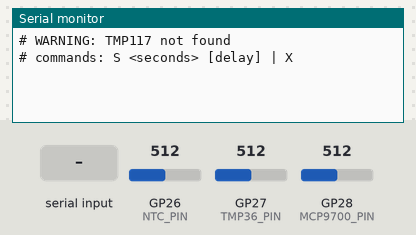
Recording of a sketch running on a simulated Raspberry Pi Pico. Shown: the last lines printed to the serial monitor. Wiring (inferred from the names in the program): TMP102 temperature sensor at I2C address 0x48. Inputs (shaded band) come from the test bench; at power-on: GP26 (NTC_PIN) = 512, GP27 (TMP36_PIN) = 512, GP28 (MCP9700_PIN) = 512 (analog values on the 0–1023 scale).

Above: at 1.2 s.
1.3 s: "90 45 200\n" received over Serial
At 2.2 s:
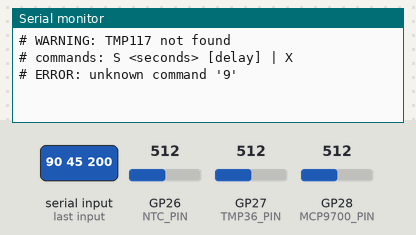
2.8 s: "X90\n" received over Serial
At 3.3 s:
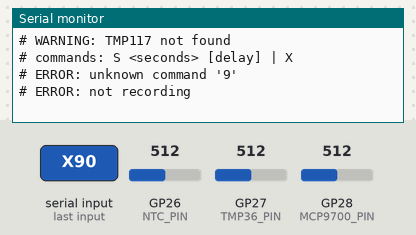
4.3 s: "S90\n" received over Serial
At 5.5 s:
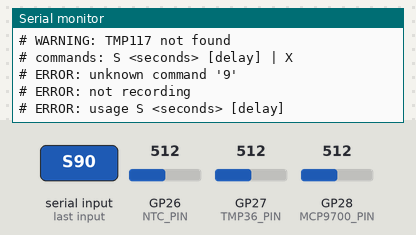
5.8 s: "S 45\n" received over Serial
At 6.6 s:
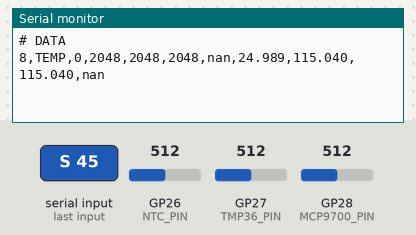
7.3 s: "X 45\n" received over Serial
At 7.9 s:
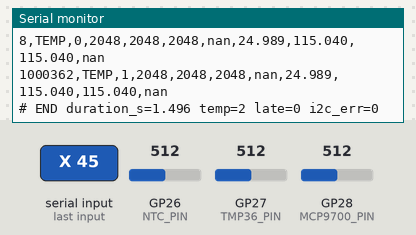

Measured:
- after the input at 1.3 s, the serial monitor: prints a new line at once (image 1)
- after the input at 2.8 s, the serial monitor: prints a new line at once (image 2)
- after the input at 4.3 s, the serial monitor: prints a new line at once (image 3)
- after the input at 5.8 s, the serial monitor: prints a new line at once (image 4)
- after the input at 7.3 s, the serial monitor: prints a new line at once (image 5)

The sketch:

temp_logger.ino
```cpp
/**
 * temp_logger.ino
 *
 * Serial command-driven logger for an RP2350 connected to four temperature
 * sensors: NTC thermistor, TMP36, MCP9700A, and TMP117 (reference). Logs raw
 * readings and converted temperatures so we can calibrate and fit
 * inverse-variance weights in Python.
 * Written for the earlephilhower Pico core (required for time_us_64()).
 *
 * Wiring:
 *  NTC      -> NTC_PIN (3.3V -> 10k fixed -> pin -> NTC -> GND)
 *  TMP36    -> TMP36_PIN (Vout), powered from 3.3V
 *  MCP9700A -> MCP9700_PIN (Vout), powered from 3.3V
 *  TMP117   -> STEMMA QT (I2C, default address 0x48)
 *
 * Protocol:
 *  S <seconds> [delay]  Start recording. seconds = 0 runs until stopped.
 *                       Optional delay (seconds) waits before recording
 *                       starts, e.g. to let the block settle after handling.
 *  X                    Stop the current recording
 *
 * Output:
 *  "# ..." are metadata
 *  Each recording starts with "# BEGIN" and ends with "# END"
 *  "# CFG key=value" lines record settings (no colons, so they are not
 *  mistaken for column specs)
 *  Raw analog values are 12-bit ADC counts; tmp117_raw is the signed 16-bit
 *  register value (7.8125 mC per count). "nan" means a failed reading.
 *
 * Note: the TMP117 is read directly over I2C rather than through the
 * Adafruit library, so reads never block waiting for a conversion. In its
 * default mode it converts once per second (8 averages), so each row holds
 * the most recent conversion, up to ~1 s old.
 */

#include <Wire.h>

/******************************************************************************
 * Settings
 */

#define UART_CLOCK_HZ       500000
#define SAMPLE_INTERVAL_US  1000000  // 1 Hz
#define MAX_CMD_LEN         80

// Pins
#define NTC_PIN             A0
#define TMP36_PIN           A1
#define MCP9700_PIN         A2

// ADC
#define ADC_BITS            12
#define ADC_MAX             4095.0f
#define VREF                3.3f

// NTC (Vishay NTCLE100E3103HT1)
#define NTC_R_FIXED         10000.0f  // Fixed resistor (top of divider)
#define NTC_R_NOMINAL       10000.0f  // NTC resistance at nominal temp
#define NTC_T_NOMINAL_C     25.0f
#define NTC_BETA            3977.0f   // B25/85 from datasheet

// TMP36 and MCP9700A share this transfer function
#define LIN_OFFSET_V        0.5f      // Output at 0 C
#define LIN_SLOPE_V_PER_C   0.01f     // 10 mV/C

// TMP117
#define TMP117_ADDR         0x48
#define TMP117_REG_TEMP     0x00
#define TMP117_REG_ID       0x0F
#define TMP117_LSB_C        0.0078125f
#define TMP117_STARTUP_MS   2000      // Don't record until first conversions

/******************************************************************************
 * Structs and enums
 */

// Simple state machine to determine what the logger is doing
typedef enum {
  ST_IDLE,      // Waiting for a command
  ST_WAITING,   // Waiting for the start delay and TMP117 start-up
  ST_RECORDING  // Recording data
} State;

/******************************************************************************
 * Globals
 */

State state = ST_IDLE;
bool tmp117_ok = false;
uint64_t record_start_us = 0;
uint64_t next_sample_us = 0;
uint32_t req_sec = 0;
uint32_t req_delay_ms = 0;
uint32_t wait_start_ms = 0;
uint32_t seq_count = 0;
uint32_t late_count = 0;
uint32_t i2c_err_count = 0;
char cmd_buf[MAX_CMD_LEN + 1];
uint8_t cmd_len = 0;

/******************************************************************************
 * Functions
 */

// Read a 16-bit big-endian TMP117 register. Returns false on I2C failure.
bool tmp117ReadReg(uint8_t reg, uint16_t* val) {
  Wire.beginTransmission(TMP117_ADDR);
  Wire.write(reg);
  if (Wire.endTransmission(false) != 0) {
    return false;
  }
  if (Wire.requestFrom(TMP117_ADDR, 2) != 2) {
    return false;
  }
  uint8_t hi = Wire.read();
  uint8_t lo = Wire.read();
  *val = ((uint16_t)hi << 8) | lo;
  return true;
}

// Check that a TMP117 is present (device ID low 12 bits = 0x117)
bool tmp117Probe() {
  uint16_t id;
  return tmp117ReadReg(TMP117_REG_ID, &id) && (id & 0x0FFF) == 0x0117;
}

// Convert NTC divider ADC counts to deg C (beta equation)
float ntcToC(int adc) {
  if (adc <= 0 || adc >= (int)ADC_MAX) {
    return NAN;  // Open or shorted
  }
  // NTC is the bottom leg, so R_ntc = R_fixed * adc / (max - adc).
  // Ratiometric: supply voltage cancels out.
  float r_ntc = NTC_R_FIXED * adc / (ADC_MAX - adc);
  float inv_t = 1.0f / (NTC_T_NOMINAL_C + 273.15f) +
                logf(r_ntc / NTC_R_NOMINAL) / NTC_BETA;
  return 1.0f / inv_t - 273.15f;
}

// Convert linear sensor (TMP36, MCP9700A) ADC counts to deg C
float linToC(int adc) {
  float v = adc * VREF / ADC_MAX;
  return (v - LIN_OFFSET_V) / LIN_SLOPE_V_PER_C;
}

// Print header with settings and columns
void printHeader() {
  Serial.println("# BEGIN");
  Serial.printf("# CFG uptime_s=%.1f\n", millis() * 1e-3);
  Serial.printf("# CFG sample_interval_us=%d\n", SAMPLE_INTERVAL_US);
  Serial.printf("# CFG start_delay_s=%.1f\n", req_delay_ms * 1e-3);
  Serial.printf("# CFG adc_bits=%d\n", ADC_BITS);
  Serial.printf("# CFG vref=%.3f\n", VREF);
  Serial.printf("# CFG ntc_r_fixed=%.1f\n", NTC_R_FIXED);
  Serial.printf("# CFG ntc_r_nominal=%.1f\n", NTC_R_NOMINAL);
  Serial.printf("# CFG ntc_t_nominal_c=%.2f\n", NTC_T_NOMINAL_C);
  Serial.printf("# CFG ntc_beta=%.1f\n", NTC_BETA);
  Serial.printf("# CFG lin_offset_v=%.3f\n", LIN_OFFSET_V);
  Serial.printf("# CFG lin_slope_v_per_c=%.4f\n", LIN_SLOPE_V_PER_C);
  Serial.printf("# CFG tmp117_lsb_c=%.7f\n", TMP117_LSB_C);
  Serial.printf("# CFG tmp117_mode=default_1s_8avg\n");
  Serial.printf("# CFG tmp117_ok=%d\n", tmp117_ok ? 1 : 0);
  Serial.println("# TEMP: t_us,tag,seq,ntc_raw,tmp36_raw,mcp9700_raw,"
                 "tmp117_raw,ntc_c,tmp36_c,mcp9700_c,tmp117_c");
  Serial.println("# DATA");
}

// Wait for the start delay and TMP117 start-up before recording
void startWaiting() {
  // Re-check the TMP117 in case it was plugged in after boot
  if (!tmp117_ok) {
    tmp117_ok = tmp117Probe();
    if (!tmp117_ok) {
      Serial.println("# WARNING: TMP117 not found, logging nan");
    }
  }

  wait_start_ms = millis();
  state = ST_WAITING;
  if (req_delay_ms > 0) {
    Serial.printf("# waiting %.1f s start delay\n", req_delay_ms * 1e-3);
  }
}

// Start recording data
void startRecording() {
  seq_count = 0;
  late_count = 0;
  i2c_err_count = 0;
  printHeader();
  record_start_us = time_us_64();
  next_sample_us = record_start_us;
  state = ST_RECORDING;
}

// Stop recording data
void stopRecording() {
  uint64_t elapsed_us = time_us_64() - record_start_us;
  state = ST_IDLE;
  Serial.printf("# END duration_s=%.3f temp=%lu late=%lu i2c_err=%lu\n",
                elapsed_us * 1e-6,
                (unsigned long)seq_count,
                (unsigned long)late_count,
                (unsigned long)i2c_err_count);
}

// Parse serial command and perform action
void handleCommand(char* s) {

  // Remove whitespace
  while (*s == ' ') {
    s++;
  }

  // If string is empty, return early
  if (*s == '\0') {
    return;
  }

  // Get first character
  char c = *s;

  // Stop recording
  if (c == 'X' || c == 'x') {
    switch (state) {
      case ST_IDLE:
        Serial.println("# ERROR: not recording");
        break;
      case ST_WAITING:
        state = ST_IDLE;
        Serial.println("# ERROR: stopped while waiting, no data recorded");
        break;
      default:
        stopRecording();
        break;
    }
    return;
  }

  // Parse the recording command and start waiting
  if (c == 'S' || c == 's') {
    // Throw an error if we're already recording
    if (state != ST_IDLE) {
      Serial.println("# ERROR: already recording, send X first");
      return;
    }

    // Discard the "S" and get the duration and optional start delay
    strtok(s, " ");
    char* tok_sec = strtok(NULL, " ");
    char* tok_delay = strtok(NULL, " ");

    // Notify user if wrong syntax
    if (!tok_sec) {
      Serial.println("# ERROR: usage S <seconds> [delay]");
      return;
    }

    // Set length of time to log
    long sec = atol(tok_sec);
    if (sec < 0) {
      Serial.println("# ERROR: seconds must be >= 0");
      return;
    }

    // Set optional start delay
    long delay_s = tok_delay ? atol(tok_delay) : 0;
    if (delay_s < 0) {
      Serial.println("# ERROR: delay must be >= 0");
      return;
    }

    req_sec = (uint32_t)sec;
    req_delay_ms = (uint32_t)delay_s * 1000UL;

    startWaiting();
    return;
  }

  Serial.printf("# ERROR: unknown command '%c'\n", c);
}

// Fill command buffer with serial data, parse command if newline spotted
void readSerialCommand() {
  while (Serial.available()) {
    char c = Serial.read();
    if (c == '\n' || c == '\r') {
      if (cmd_len > 0) {
        cmd_buf[cmd_len] = '\0';
        handleCommand(cmd_buf);
        cmd_len = 0;
      }
    } else if (cmd_len < MAX_CMD_LEN) {
      cmd_buf[cmd_len++] = c;
    }
  }
}

// Start recording once the start delay has passed and the TMP117 is ready
void serviceWaiting() {
  // Do nothing if not waiting
  if (state != ST_WAITING) {
    return;
  }

  bool delay_ready = millis() - wait_start_ms >= req_delay_ms;
  bool tmp117_ready = millis() >= TMP117_STARTUP_MS;

  if (delay_ready && tmp117_ready) {
    startRecording();
  }
}

// Read sensors and print one row on a fixed schedule
void serviceSensors() {
  // Do nothing if not recording
  if (state != ST_RECORDING) {
    return;
  }

  // Wait for the next sample time
  uint64_t now = time_us_64();
  if (now < next_sample_us) {
    return;
  }

  // Count samples that started more than one interval late (missed a slot)
  if (now - next_sample_us >= SAMPLE_INTERVAL_US) {
    late_count++;
  }
  next_sample_us += SAMPLE_INTERVAL_US;

  // Read analog sensors
  int ntc_raw = analogRead(NTC_PIN);
  int tmp36_raw = analogRead(TMP36_PIN);
  int mcp9700_raw = analogRead(MCP9700_PIN);

  // Read TMP117 (latest conversion, non-blocking)
  uint16_t reg;
  bool tmp117_read = tmp117_ok && tmp117ReadReg(TMP117_REG_TEMP, &reg);
  if (tmp117_ok && !tmp117_read) {
    i2c_err_count++;
  }

  // Format TMP117 fields ("nan" if missing)
  char tmp117_raw_str[8] = "nan";
  char tmp117_c_str[12] = "nan";
  if (tmp117_read) {
    int16_t raw = (int16_t)reg;
    snprintf(tmp117_raw_str, sizeof(tmp117_raw_str), "%d", raw);
    snprintf(tmp117_c_str, sizeof(tmp117_c_str), "%.4f", raw * TMP117_LSB_C);
  }

  // Print row (timestamp from recording start)
  uint64_t t = now - record_start_us;
  Serial.printf("%llu,TEMP,%lu,%d,%d,%d,%s,%.3f,%.3f,%.3f,%s\n",
                (unsigned long long)t, (unsigned long)seq_count,
                ntc_raw, tmp36_raw, mcp9700_raw, tmp117_raw_str,
                ntcToC(ntc_raw), linToC(tmp36_raw), linToC(mcp9700_raw),
                tmp117_c_str);
  seq_count++;
}

// Check reporting duration and stop recording if specified time has elapsed
void checkDuration() {
  // Early return if we're not recording
  if (state != ST_RECORDING || req_sec == 0) {
    return;
  }

  // If requested time has elapsed, stop recording
  if (time_us_64() - record_start_us >= (uint64_t)req_sec * 1000000ULL) {
    stopRecording();
  }
}

/******************************************************************************
 * Main
 */

void setup() {

  // Initialize serial
  Serial.begin(UART_CLOCK_HZ);

  // Initialize ADC and I2C
  analogReadResolution(ADC_BITS);
  Wire.begin();

  // Check for the TMP117 (recording still works without it, logging nan)
  tmp117_ok = tmp117Probe();
  if (!tmp117_ok) {
    Serial.println("# WARNING: TMP117 not found");
  }

  // Say we're ready
  Serial.println("# commands: S <seconds> [delay] | X");
}

void loop() {
  readSerialCommand();
  serviceWaiting();
  serviceSensors();
  checkDuration();
}
```
